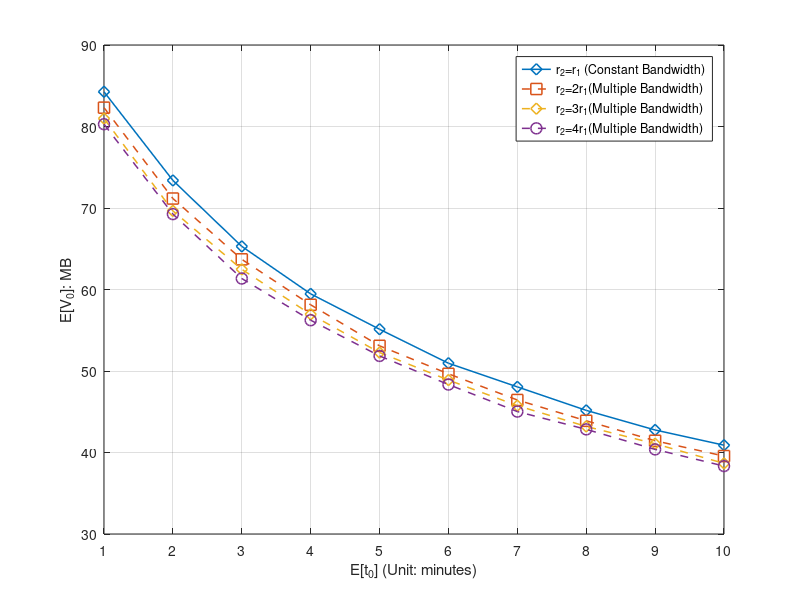

The MATLAB script that drew this image:
%% Minutes
x_label =[1 2 3 4 5 6 7 8 9 10]



%% for DeadlinMissRatio

%Miss ratio
%y_11 = [0.38056	0.40116	0.41932	0.43168	0.44298	0.45326	0.45946	0.46022	0.46788	0.4728]
%y_12 = [0.38182	0.40814	0.42106	0.43408	0.44482	0.45188	0.45974	0.46532	0.47262	0.47536]
%y_13 = [0.38464	0.41328	0.42308	0.43728	0.44746	0.45832	0.4598	0.46798	0.47456	0.47996]
%y_14 = [0.38618	0.41134	0.42608	0.43912	0.44878	0.45814	0.46848	0.47224	0.47454	0.48062]

%E[V_O]
y_11 = [84.257289	73.382273	65.291758	59.464518	55.12085	50.952576	48.051524	45.170824	42.76288	40.89696]
y_12 = [82.311582	71.161191	63.700753	58.122636	53.089632	49.654313	46.442697	43.890423	41.440558	39.562267]
y_13 = [80.976969	69.646966	62.473515	56.95233	52.260519	48.888117	45.746201	43.197224	41.071428	38.667435]
y_14 = [80.285968	69.251769	61.348006	56.23298	51.848896	48.338644	45.021952	42.838408	40.380705	38.336519]

%E[V_D]
%y_11 = [196.61983	193.735857	190.890573	189.118045	188.025988	186.364353	185.155801	185.348516	184.102717	183.657615]
%y_12 = [196.797719	192.604736	190.644441	189.117392	187.114045	186.674698	185.30788	184.36046	183.518236	182.948653]
%y_13 = [195.839945	191.311615	190.503657	188.389432	187.038685	185.679073	185.460392	184.24051	183.657618	182.313882]
%y_14 = [195.779889	191.677282	189.454225	187.618032	186.439094	185.349429	184.106012	183.750588	183.189582	182.027054]


i = i+1;
figure(i)

plot(x_label,y_11,'-d', 'MarkerSize',8, 'LineWidth',1.1)
hold on
plot(x_label,y_12,'--s', 'MarkerSize',8, 'LineWidth',1.1)
hold on
plot(x_label,y_13,'--d', 'MarkerSize',8, 'LineWidth',1.1)
hold on
plot(x_label,y_14,'--o', 'MarkerSize',8, 'LineWidth',1.1)
hold on


%ylabel('P_{miss}')
ylabel('E[V_0]: MB')
%ylabel('E[V_D]: MB')
xlabel('E[t_0] (Unit: minutes)')


xticklabels({'1','2','3','4','5','6','7','8','9','10'});

												
xlim([1, 10]);

%xticklabels({'0',	'1',	'2',	'3',	'4','5',	'6',	'7',	'8',	'9',	'10',	'11',	'12',	'13',	'14',	'15',	'16',	'17'	,'18'	,'20'	,'21'	,'22',	'23',	'24',	'26'});
set(gca, 'XTick', x_label);
%set(gca,'xticklabel',num2str(get(gca,'XTick')','%.4f'))
%legend({'F=200','F=500','F=1000'},'NumColumns',1);
legend({'r_2=r_1 (Constant Bandwidth)','r_2=2r_1(Multiple Bandwidth)','r_2=3r_1(Multiple Bandwidth)','r_2=4r_1(Multiple Bandwidth)'},'NumColumns',1);

hold off;
grid on;